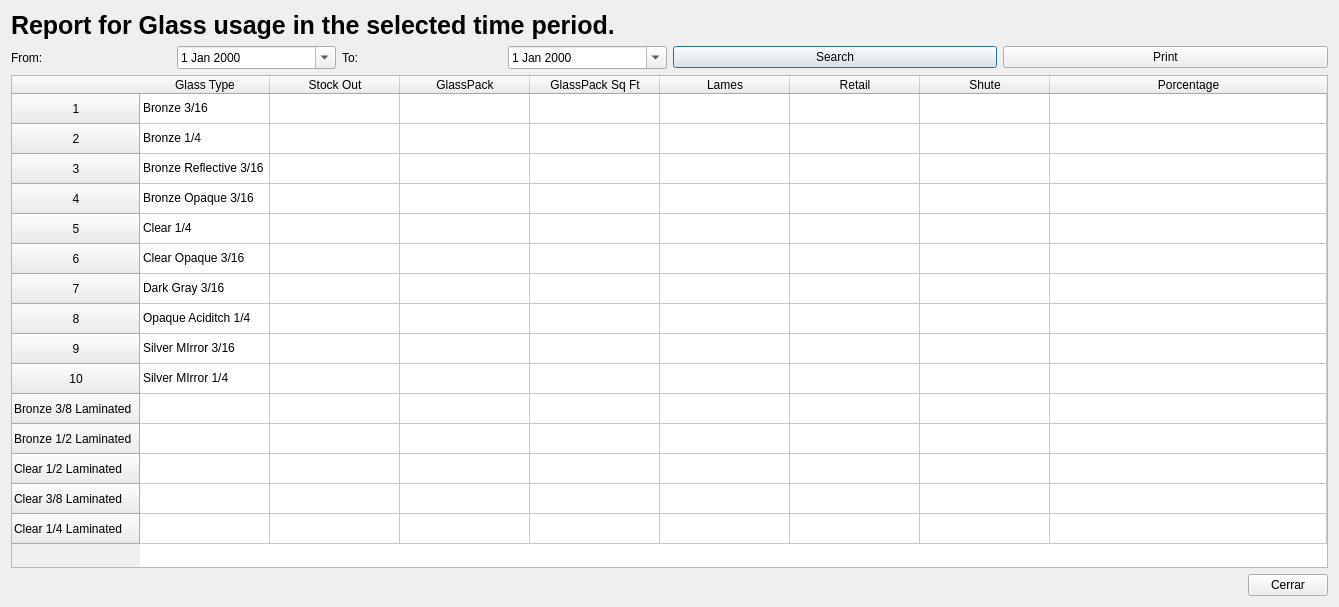
<?xml version="1.0" encoding="UTF-8"?>
<ui version="4.0">
 <class>reportConsumo</class>
 <widget class="QDialog" name="reportConsumo">
  <property name="geometry">
   <rect>
    <x>0</x>
    <y>0</y>
    <width>1339</width>
    <height>607</height>
   </rect>
  </property>
  <property name="windowTitle">
   <string>Dialog</string>
  </property>
  <layout class="QGridLayout" name="gridLayout">
   <item row="0" column="0">
    <layout class="QVBoxLayout" name="verticalLayout">
     <item>
      <widget class="QLabel" name="label">
       <property name="font">
        <font>
         <pointsize>19</pointsize>
         <bold>true</bold>
        </font>
       </property>
       <property name="text">
        <string>Report for Glass usage in the selected time period.</string>
       </property>
      </widget>
     </item>
     <item>
      <layout class="QHBoxLayout" name="horizontalLayout_4">
       <item>
        <layout class="QHBoxLayout" name="horizontalLayout">
         <item>
          <widget class="QLabel" name="label_2">
           <property name="text">
            <string>From:</string>
           </property>
          </widget>
         </item>
         <item>
          <widget class="QDateEdit" name="date_from">
           <property name="calendarPopup">
            <bool>true</bool>
           </property>
          </widget>
         </item>
        </layout>
       </item>
       <item>
        <layout class="QHBoxLayout" name="horizontalLayout_2">
         <item>
          <widget class="QLabel" name="label_3">
           <property name="text">
            <string>To:</string>
           </property>
          </widget>
         </item>
         <item>
          <widget class="QDateEdit" name="date_to">
           <property name="calendarPopup">
            <bool>true</bool>
           </property>
          </widget>
         </item>
        </layout>
       </item>
       <item>
        <widget class="QPushButton" name="pushButton">
         <property name="text">
          <string>Search</string>
         </property>
        </widget>
       </item>
       <item>
        <widget class="QPushButton" name="pushButton_3">
         <property name="text">
          <string>Print</string>
         </property>
        </widget>
       </item>
      </layout>
     </item>
     <item>
      <widget class="QTableWidget" name="table">
       <property name="sortingEnabled">
        <bool>true</bool>
       </property>
       <attribute name="horizontalHeaderCascadingSectionResizes">
        <bool>true</bool>
       </attribute>
       <attribute name="horizontalHeaderDefaultSectionSize">
        <number>130</number>
       </attribute>
       <attribute name="horizontalHeaderStretchLastSection">
        <bool>true</bool>
       </attribute>
       <row>
        <property name="text">
         <string>1</string>
        </property>
        <property name="textAlignment">
         <set>AlignCenter</set>
        </property>
       </row>
       <row>
        <property name="text">
         <string>2</string>
        </property>
        <property name="textAlignment">
         <set>AlignCenter</set>
        </property>
       </row>
       <row>
        <property name="text">
         <string>3</string>
        </property>
        <property name="textAlignment">
         <set>AlignCenter</set>
        </property>
       </row>
       <row>
        <property name="text">
         <string>4</string>
        </property>
        <property name="textAlignment">
         <set>AlignCenter</set>
        </property>
       </row>
       <row>
        <property name="text">
         <string>5</string>
        </property>
        <property name="textAlignment">
         <set>AlignCenter</set>
        </property>
       </row>
       <row>
        <property name="text">
         <string>6</string>
        </property>
        <property name="textAlignment">
         <set>AlignCenter</set>
        </property>
       </row>
       <row>
        <property name="text">
         <string>7</string>
        </property>
        <property name="textAlignment">
         <set>AlignCenter</set>
        </property>
       </row>
       <row>
        <property name="text">
         <string>8</string>
        </property>
        <property name="textAlignment">
         <set>AlignCenter</set>
        </property>
       </row>
       <row>
        <property name="text">
         <string>9</string>
        </property>
        <property name="textAlignment">
         <set>AlignCenter</set>
        </property>
       </row>
       <row>
        <property name="text">
         <string>10</string>
        </property>
        <property name="textAlignment">
         <set>AlignCenter</set>
        </property>
       </row>
       <row>
        <property name="text">
         <string>Bronze 3/8 Laminated</string>
        </property>
       </row>
       <row>
        <property name="text">
         <string>Bronze 1/2 Laminated</string>
        </property>
       </row>
       <row>
        <property name="text">
         <string>Clear 1/2 Laminated</string>
        </property>
       </row>
       <row>
        <property name="text">
         <string>Clear 3/8 Laminated</string>
        </property>
       </row>
       <row>
        <property name="text">
         <string>Clear 1/4 Laminated</string>
        </property>
       </row>
       <column>
        <property name="text">
         <string>Glass Type</string>
        </property>
       </column>
       <column>
        <property name="text">
         <string>Stock Out</string>
        </property>
       </column>
       <column>
        <property name="text">
         <string>GlassPack</string>
        </property>
       </column>
       <column>
        <property name="text">
         <string>GlassPack Sq Ft</string>
        </property>
       </column>
       <column>
        <property name="text">
         <string>Lames</string>
        </property>
       </column>
       <column>
        <property name="text">
         <string>Retail</string>
        </property>
       </column>
       <column>
        <property name="text">
         <string>Shute</string>
        </property>
       </column>
       <column>
        <property name="text">
         <string>Porcentage</string>
        </property>
       </column>
       <item row="0" column="0">
        <property name="text">
         <string>Bronze 3/16</string>
        </property>
       </item>
       <item row="0" column="1">
        <property name="text">
         <string/>
        </property>
        <property name="textAlignment">
         <set>AlignCenter</set>
        </property>
       </item>
       <item row="0" column="2">
        <property name="text">
         <string/>
        </property>
        <property name="textAlignment">
         <set>AlignCenter</set>
        </property>
       </item>
       <item row="0" column="3">
        <property name="text">
         <string/>
        </property>
        <property name="textAlignment">
         <set>AlignCenter</set>
        </property>
       </item>
       <item row="1" column="0">
        <property name="text">
         <string>Bronze 1/4</string>
        </property>
       </item>
       <item row="1" column="1">
        <property name="text">
         <string/>
        </property>
        <property name="textAlignment">
         <set>AlignCenter</set>
        </property>
       </item>
       <item row="1" column="2">
        <property name="text">
         <string/>
        </property>
        <property name="textAlignment">
         <set>AlignCenter</set>
        </property>
       </item>
       <item row="1" column="3">
        <property name="text">
         <string/>
        </property>
        <property name="textAlignment">
         <set>AlignCenter</set>
        </property>
       </item>
       <item row="2" column="0">
        <property name="text">
         <string>Bronze Reflective 3/16</string>
        </property>
       </item>
       <item row="2" column="1">
        <property name="text">
         <string/>
        </property>
        <property name="textAlignment">
         <set>AlignCenter</set>
        </property>
       </item>
       <item row="2" column="2">
        <property name="text">
         <string/>
        </property>
        <property name="textAlignment">
         <set>AlignCenter</set>
        </property>
       </item>
       <item row="2" column="3">
        <property name="text">
         <string/>
        </property>
        <property name="textAlignment">
         <set>AlignCenter</set>
        </property>
       </item>
       <item row="3" column="0">
        <property name="text">
         <string>Bronze Opaque 3/16</string>
        </property>
       </item>
       <item row="3" column="1">
        <property name="text">
         <string/>
        </property>
        <property name="textAlignment">
         <set>AlignCenter</set>
        </property>
       </item>
       <item row="3" column="2">
        <property name="text">
         <string/>
        </property>
        <property name="textAlignment">
         <set>AlignCenter</set>
        </property>
       </item>
       <item row="3" column="3">
        <property name="text">
         <string/>
        </property>
        <property name="textAlignment">
         <set>AlignCenter</set>
        </property>
       </item>
       <item row="4" column="0">
        <property name="text">
         <string>Clear 1/4</string>
        </property>
       </item>
       <item row="4" column="1">
        <property name="text">
         <string/>
        </property>
        <property name="textAlignment">
         <set>AlignCenter</set>
        </property>
       </item>
       <item row="4" column="2">
        <property name="text">
         <string/>
        </property>
        <property name="textAlignment">
         <set>AlignCenter</set>
        </property>
       </item>
       <item row="4" column="3">
        <property name="text">
         <string/>
        </property>
        <property name="textAlignment">
         <set>AlignCenter</set>
        </property>
       </item>
       <item row="5" column="0">
        <property name="text">
         <string>Clear Opaque 3/16</string>
        </property>
       </item>
       <item row="5" column="1">
        <property name="text">
         <string/>
        </property>
        <property name="textAlignment">
         <set>AlignCenter</set>
        </property>
       </item>
       <item row="5" column="2">
        <property name="text">
         <string/>
        </property>
        <property name="textAlignment">
         <set>AlignCenter</set>
        </property>
       </item>
       <item row="5" column="3">
        <property name="text">
         <string/>
        </property>
        <property name="textAlignment">
         <set>AlignCenter</set>
        </property>
       </item>
       <item row="6" column="0">
        <property name="text">
         <string>Dark Gray 3/16</string>
        </property>
       </item>
       <item row="6" column="1">
        <property name="text">
         <string/>
        </property>
        <property name="textAlignment">
         <set>AlignCenter</set>
        </property>
       </item>
       <item row="6" column="2">
        <property name="text">
         <string/>
        </property>
        <property name="textAlignment">
         <set>AlignCenter</set>
        </property>
       </item>
       <item row="6" column="3">
        <property name="text">
         <string/>
        </property>
        <property name="textAlignment">
         <set>AlignCenter</set>
        </property>
       </item>
       <item row="7" column="0">
        <property name="text">
         <string>Opaque Aciditch 1/4</string>
        </property>
       </item>
       <item row="7" column="1">
        <property name="text">
         <string/>
        </property>
        <property name="textAlignment">
         <set>AlignCenter</set>
        </property>
       </item>
       <item row="7" column="2">
        <property name="text">
         <string/>
        </property>
        <property name="textAlignment">
         <set>AlignCenter</set>
        </property>
       </item>
       <item row="7" column="3">
        <property name="text">
         <string/>
        </property>
        <property name="textAlignment">
         <set>AlignCenter</set>
        </property>
       </item>
       <item row="8" column="0">
        <property name="text">
         <string>Silver MIrror 3/16</string>
        </property>
       </item>
       <item row="8" column="1">
        <property name="text">
         <string/>
        </property>
        <property name="textAlignment">
         <set>AlignCenter</set>
        </property>
       </item>
       <item row="8" column="2">
        <property name="text">
         <string/>
        </property>
        <property name="textAlignment">
         <set>AlignCenter</set>
        </property>
       </item>
       <item row="8" column="3">
        <property name="text">
         <string/>
        </property>
        <property name="textAlignment">
         <set>AlignCenter</set>
        </property>
       </item>
       <item row="9" column="0">
        <property name="text">
         <string>Silver MIrror 1/4</string>
        </property>
       </item>
       <item row="9" column="1">
        <property name="text">
         <string/>
        </property>
        <property name="textAlignment">
         <set>AlignCenter</set>
        </property>
       </item>
       <item row="9" column="2">
        <property name="text">
         <string/>
        </property>
        <property name="textAlignment">
         <set>AlignCenter</set>
        </property>
       </item>
       <item row="9" column="3">
        <property name="text">
         <string/>
        </property>
        <property name="textAlignment">
         <set>AlignCenter</set>
        </property>
       </item>
       <item row="10" column="1">
        <property name="text">
         <string/>
        </property>
        <property name="textAlignment">
         <set>AlignCenter</set>
        </property>
       </item>
       <item row="10" column="2">
        <property name="text">
         <string/>
        </property>
        <property name="textAlignment">
         <set>AlignCenter</set>
        </property>
       </item>
       <item row="10" column="3">
        <property name="text">
         <string/>
        </property>
        <property name="textAlignment">
         <set>AlignCenter</set>
        </property>
       </item>
       <item row="11" column="1">
        <property name="text">
         <string/>
        </property>
        <property name="textAlignment">
         <set>AlignCenter</set>
        </property>
       </item>
       <item row="11" column="2">
        <property name="text">
         <string/>
        </property>
        <property name="textAlignment">
         <set>AlignCenter</set>
        </property>
       </item>
       <item row="11" column="3">
        <property name="text">
         <string/>
        </property>
        <property name="textAlignment">
         <set>AlignCenter</set>
        </property>
       </item>
       <item row="12" column="1">
        <property name="text">
         <string/>
        </property>
        <property name="textAlignment">
         <set>AlignCenter</set>
        </property>
       </item>
       <item row="12" column="2">
        <property name="text">
         <string/>
        </property>
        <property name="textAlignment">
         <set>AlignCenter</set>
        </property>
       </item>
       <item row="12" column="3">
        <property name="text">
         <string/>
        </property>
        <property name="textAlignment">
         <set>AlignCenter</set>
        </property>
       </item>
       <item row="13" column="1">
        <property name="text">
         <string/>
        </property>
        <property name="textAlignment">
         <set>AlignCenter</set>
        </property>
       </item>
       <item row="13" column="2">
        <property name="text">
         <string/>
        </property>
        <property name="textAlignment">
         <set>AlignCenter</set>
        </property>
       </item>
       <item row="13" column="3">
        <property name="text">
         <string/>
        </property>
        <property name="textAlignment">
         <set>AlignCenter</set>
        </property>
       </item>
       <item row="14" column="1">
        <property name="text">
         <string/>
        </property>
        <property name="textAlignment">
         <set>AlignCenter</set>
        </property>
       </item>
       <item row="14" column="2">
        <property name="text">
         <string/>
        </property>
        <property name="textAlignment">
         <set>AlignCenter</set>
        </property>
       </item>
       <item row="14" column="3">
        <property name="text">
         <string/>
        </property>
        <property name="textAlignment">
         <set>AlignCenter</set>
        </property>
       </item>
      </widget>
     </item>
     <item>
      <layout class="QHBoxLayout" name="horizontalLayout_3">
       <item>
        <spacer name="horizontalSpacer">
         <property name="orientation">
          <enum>Qt::Horizontal</enum>
         </property>
         <property name="sizeHint" stdset="0">
          <size>
           <width>40</width>
           <height>20</height>
          </size>
         </property>
        </spacer>
       </item>
       <item>
        <widget class="QPushButton" name="pushButton_2">
         <property name="text">
          <string>Cerrar</string>
         </property>
        </widget>
       </item>
      </layout>
     </item>
    </layout>
   </item>
  </layout>
 </widget>
 <resources/>
 <connections/>
</ui>
